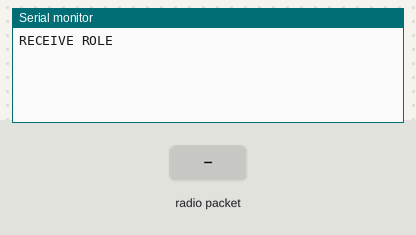
Recording of a sketch running on a simulated Arduino Uno, built with avr-gcc and run on an emulated ATmega328P. On the bench: the last lines printed to the serial monitor. The inputs (shaded band) are chosen by the test bench. No radio packets arrive unless stated.

Above: at 1.2 s.
1.3 s: radio packet "1" arrives
At 2.0 s:
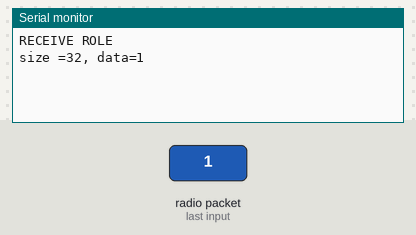
2.8 s: radio packet "0" arrives
At 4.0 s:
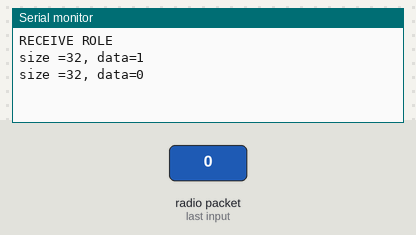
4.3 s: radio packet "2" arrives
At 5.4 s:
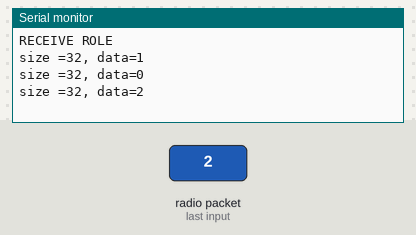

The sketch:

sketch_kocoafab_receiver.ino
```cpp
/*
  Getting Started example sketch for nRF24L01+ radios
  This is a very basic example of how to send data from one node to another
  Updated: Dec 2014 by TMRh20
*/

#include <SPI.h>
#include "RF24.h"

// Set this radio as radio number 0 or 1
bool radioNumber = 1;
// Hardware configuration: Set up nRF24L01 radio on SPI bus plus pins 7 & 8
RF24 radio(9, 10);

byte addresses[][6] = {"1Node", "2Node"};

unsigned long wait_time = 0;
// Used to control whether this node is sending or receiving
bool role = 0;


void setup() {
  Serial.begin(9600);
  Serial.println("RECEIVE ROLE");

  radio.begin();

  // Set the PA Level low to prevent power supply related issues since this is a
  // getting_started sketch, and the likelihood of close proximity of the devices. RF24_PA_MAX is default.
  radio.setPALevel(RF24_PA_LOW);

  // Open a writing and reading pipe on each radio, with opposite addresses
  radio.openWritingPipe((uint64_t)addresses[1]);
  radio.openReadingPipe(1, (uint64_t)addresses[0]);

  // Start the radio listening for data
  radio.startListening();
}
char buffer[1024];
void loop() {
  // Now, continue listening
  radio.startListening();

  if (radio.available())
  {
    int size = radio.getPayloadSize();
    radio.read( buffer, size );
    Serial.print("size =");
    Serial.print(size);
    Serial.print(", data=");
    Serial.println(buffer);
  }
}
```

Measured:
- after the input at 1.3 s, the serial monitor: prints a new line at once (image 1)
- after the input at 2.8 s, the serial monitor: prints a new line at once (image 2)
- after the input at 4.3 s, the serial monitor: prints a new line at once (image 3)
